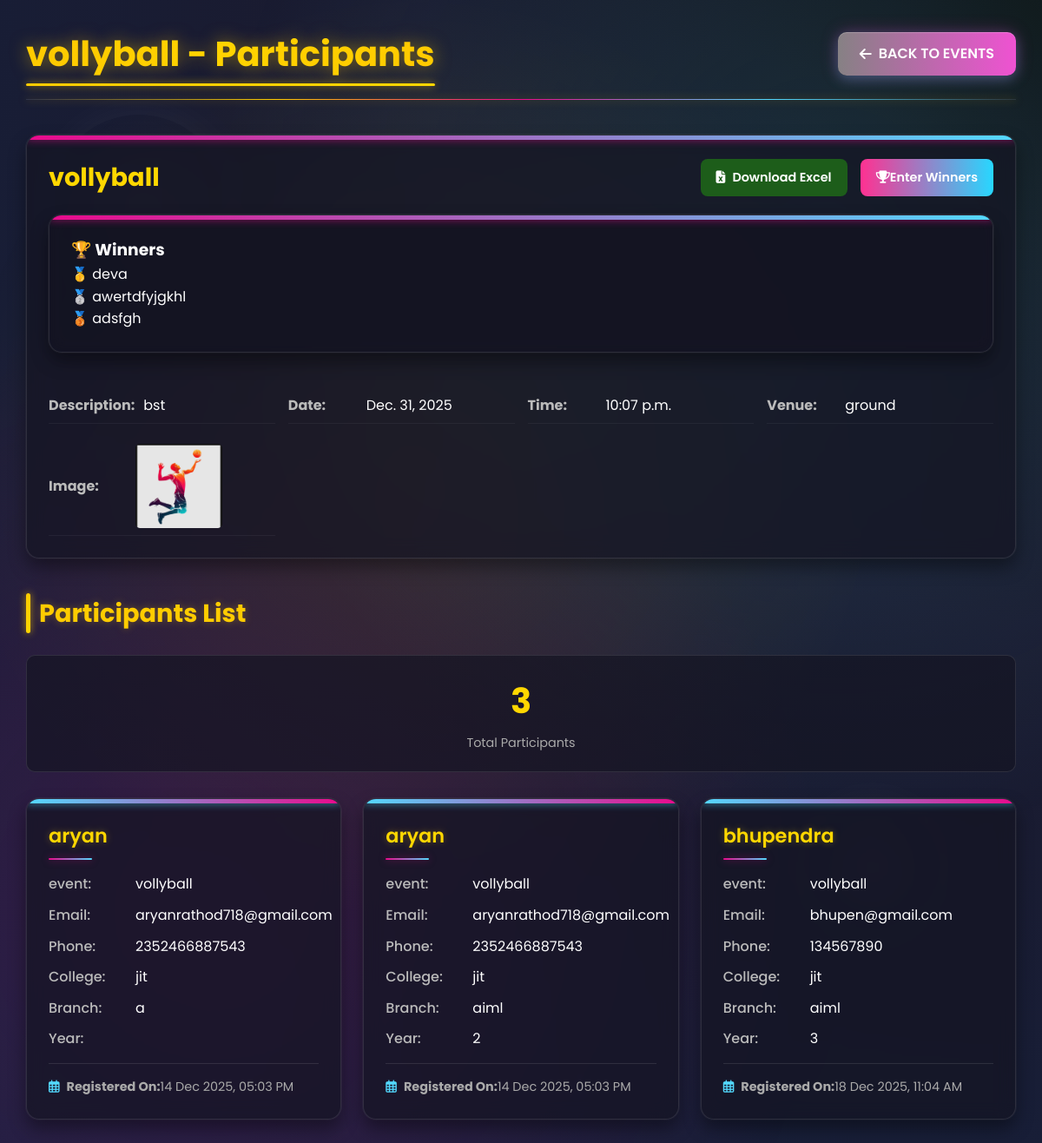
Screenshot of /participation/?event_id=21 with the database file from the repository.
### event/models.py (models this page shows, shortened)
class Event(models.Model):
    title = models.CharField(max_length=200)
    description = models.TextField()
    date = models.DateField()
    time = models.TimeField()
    venue = models.CharField(max_length=200)
    image = models.ImageField(upload_to='event_images/', blank=True, null=True)
    created_at = models.DateTimeField(auto_now_add=True)
    def __str__(self):
        return self.title

class Winner(models.Model):
    event = models.OneToOneField(Event, on_delete=models.CASCADE,related_name='winner' )
    first_winner = models.CharField(max_length=100, blank=True, null=True)
    second_winner = models.CharField(max_length=100, blank=True, null=True)
    third_winner = models.CharField(max_length=100, blank=True, null=True)

class Participant(models.Model):
    name = models.CharField(max_length=200)
    email = models.EmailField()
    phone = models.CharField(max_length=15)
    college = models.CharField(max_length=200, blank=True, null=True)
    registration_date = models.DateTimeField(default=timezone.now)
    branch = models.CharField(max_length=200, blank=True, null=True)
    year = models.CharField(max_length=50, blank=True, null=True)
    notes = models.TextField(blank=True, null=True)
    event = models.ForeignKey(Event, on_delete=models.CASCADE, related_name='participants')
    event_name = models.CharField(max_length=200)  # <-- Event ka name database me visible

### event/views.py (the view, shortened to what this page needs)
# urls.py: path('participation/', views.participation, name='participation'),
def participation(request):
    event_id = request.GET.get('event_id')
    if event_id:
        event = get_object_or_404(Event, id=event_id)
        participations = Participant.objects.filter(event=event)
        return render(request, 'participation.html', {
            'participations': participations,
            'event': event,  # Send single event object
            'event_title': f"{event.title} - Participants"
        })

### event/templates/participation.html (shortened to what this page needs)
<!DOCTYPE html>
<html lang="en">
<head>
<link rel="stylesheet" href="https://cdnjs.cloudflare.com/ajax/libs/font-awesome/6.5.0/css/all.min.css">
</head>
<body>
<div class="floating-elements">
  <div class="floating-element"></div>
  <div class="floating-element"></div>
</div>
<div class="container">
  <div class="header">
    <h1 class="page-title">{{ event_title|default:"Event Participants" }}</h1>
    <a href="{% url 'faculty_show_event' %}" class="create-btn">
      <i class="fas fa-arrow-left"></i> BACK TO EVENTS
    </a>
  </div>
  {% if event %}
  <div class="event-info-section">
    <div class="event-header">
      <h2>{{ event.title }}</h2>
      <div class="event-actions">
        <a href="{% url 'export_participants_excel' event.id %}" class="download-btn">
          <i class="fa-solid fa-file-excel"></i> Download Excel
        </a>
        <a href="{% url 'enter_winners' event.id %}" class="winner-btn">
          <i class="fas fa-trophy"></i> Enter Winners
        </a>
      </div>
    </div>
    {% if event.winner %}
<div class="event-info-section">
  <h3>🏆 Winners</h3>
  <p>🥇 {{ event.winner.first_winner }}</p>
  <p>🥈 {{ event.winner.second_winner }}</p>
  <p>🥉 {{ event.winner.third_winner }}</p>
</div>
{% endif %}
    <div class="event-details">
      <p><strong>Description:</strong> {{ event.description }}</p>
      <p><strong>Date:</strong> {{ event.date }}</p>
      <p><strong>Time:</strong> {{ event.time }}</p>
      <p><strong>Venue:</strong> {{ event.venue }}</p>
      {% if event.image %}
      <p><strong>Image:</strong> <img src="{{ event.image.url }}" alt="Event Image" style="max-width: 100px; border-radius: 5px; margin-left: 10px;"></p>
      {% endif %}
    </div>
  </div>
  {% endif %}
  <div class="participants-section">
    <h2 class="section-title">Participants List</h2>
    <div class="stats-bar">
      <div class="stat-card">
        <div class="stat-number">{{ participations.count }}</div>
        <div class="stat-label">Total Participants</div>
      </div>
    </div>
    {% if participations %}
      <div class="participants-grid">
        {% for p in participations %}
          <div class="participant-card">
            <div class="participant-name">{{ p.name }}</div>
            <div class="participant-details">
               <div class="participant-detail">
                <strong>event:</strong> {{ p.event }}
              </div>
              <div class="participant-detail">
                <strong>Email:</strong> {{ p.email }}
              </div>
              <div class="participant-detail">
                <strong>Phone:</strong> {{ p.phone }}
              </div>
              <div class="participant-detail">
                <strong>College:</strong> {{ p.college }}
              </div>
              <div class="participant-detail">
                <strong>Branch:</strong> {{ p.branch }}
              </div>
              <div class="participant-detail">
                <strong>Year:</strong> {{ p.year }}
              </div>
            </div>
            <div class="registration-date">
              <i class="far fa-calendar-alt"></i>
              <strong>Registered On:</strong> {{ p.registration_date|date:"d M Y, h:i A" }}
            </div>
          </div>
        {% endfor %}
      </div>
    {% else %}
      <div class="empty-state">
        <i class="fas fa-users-slash"></i>
        <h3>No Participants Yet</h3>
        <p>No one has registered for this event.</p>
      </div>
    {% endif %}
  </div>
</div>
</body>
</html>

### rows the page displays
Event: title "vollyball", winner.first_winner "deva", winner.second_winner "awertdfyjgkhl", winner.third_winner "adsfgh", description "bst", date "Dec. 31, 2025", time "10:07 p.m.", venue "ground", image (picture)
Participant: name "aryan", event "vollyball", email "aryanrathod718@gmail.com", phone "2352466887543", college "jit", branch "a", registration_date "14 Dec 2025, 05:03 PM"
Participant: name "aryan", event "vollyball", email "aryanrathod718@gmail.com", phone "2352466887543", college "jit", branch "aiml", year "2", registration_date "14 Dec 2025, 05:03 PM"
Participant: name "bhupendra", event "vollyball", email "bhupen@gmail.com", phone "134567890", college "jit", branch "aiml", year "3", registration_date "18 Dec 2025, 11:04 AM"

### other values shown
{{ event_title|default:"Event Participants" }} "vollyball - Participants"
{{ participations.count }} "3"
